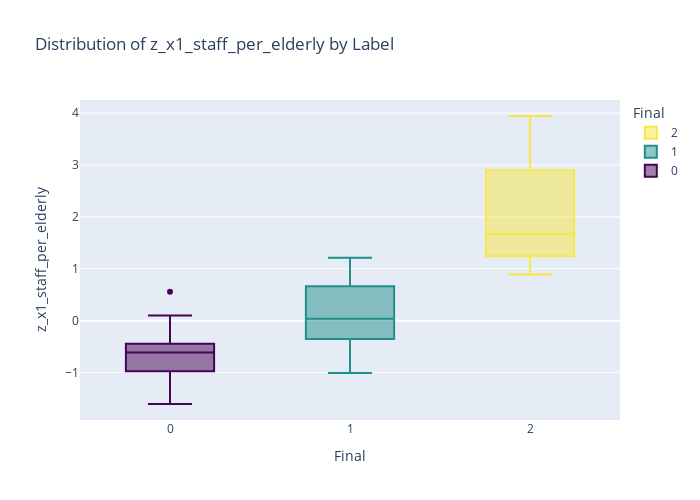
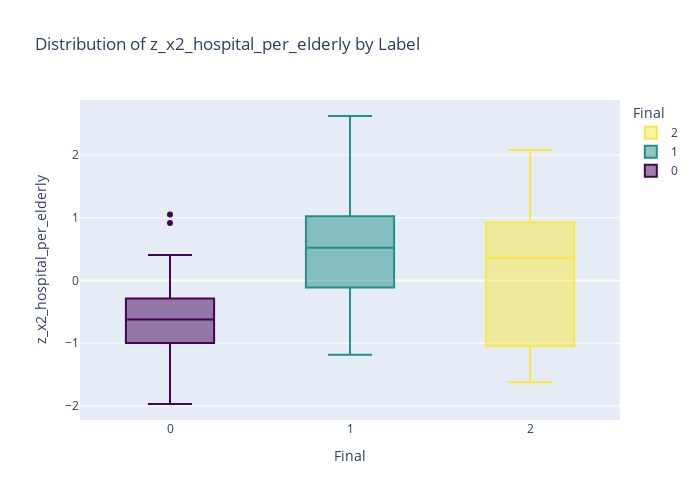
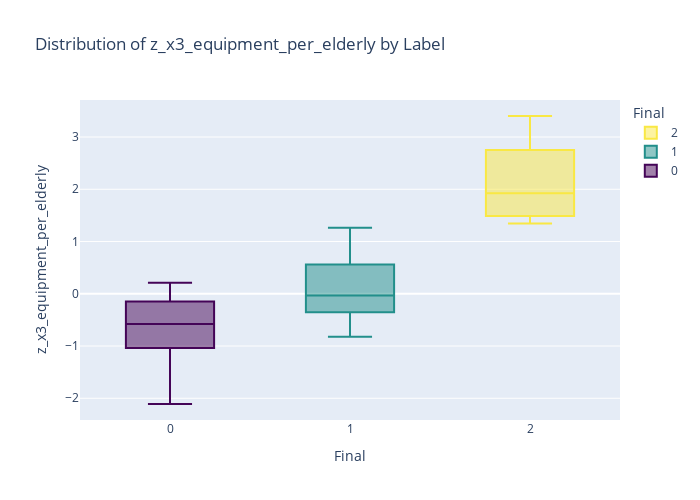
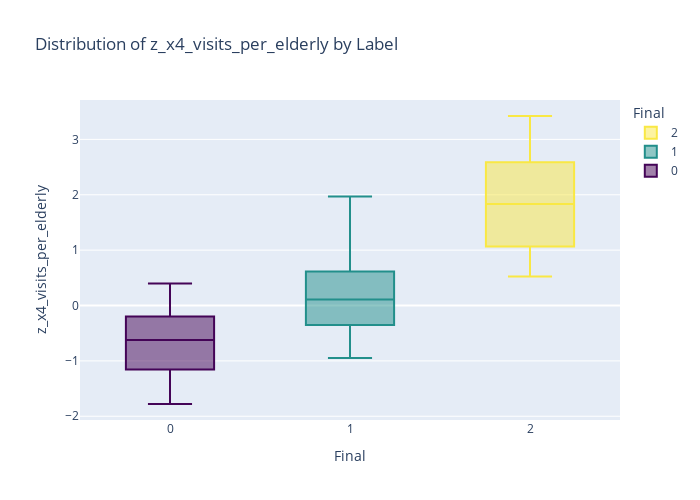

Notebook code cell kept with these figures, in order:
### Code cell
import plotly.express as px

for f in features:
    fig = px.box(
        df_labeling,
        x="Final",
        y=f,
        color="Final",
        color_discrete_map=color_map,
        title=f"Distribution of {f} by Label"
    )
    fig.update_layout(height=500, width=700)
    fig.show()

### Figure 1 — Plotly figure (JSON) as saved in the notebook; plotly's stock layout.template omitted (floating-point values rounded to 4 significant figures)
{"data": [{"alignmentgroup": "True", "hovertemplate": "Final=%{x}<br>z_x1_staff_per_elderly=%{y}<extra></extra>", "legendgroup": "2", "marker": {"color": "#f9e844"}, "name": "2", "notched": false, "offsetgroup": "2", "orientation": "v", "showlegend": true, "type": "box", "x": [2, 2, 2, 2, 2, 2, 2, 2], "x0": " ", "xaxis": "x", "y": [3.945, 2.25, 1.82, 3.547, 1.532, 0.8909, 1.117, 1.37], "y0": " ", "yaxis": "y"}, {"alignmentgroup": "True", "hovertemplate": "Final=%{x}<br>z_x1_staff_per_elderly=%{y}<extra></extra>", "legendgroup": "1", "marker": {"color": "#228f8b"}, "name": "1", "notched": false, "offsetgroup": "1", "orientation": "v", "showlegend": true, "type": "box", "x": [1, 1, 1, 1, 1, 1, 1, 1, 1, 1, 1, 1, 1, 1, 1, 1, 1, 1, 1, 1, 1, 1, 1, 1, 1, 1, 1, 1, 1, 1, 1, 1, 1, 1, 1, 1, 1], "x0": " ", "xaxis": "x", "y": [0.5959, -0.6882, 0.9459, 0.0938, -0.08369, -1.01, 0.7918, -0.5706, 0.7463, 0.8296, 0.7307, 0.4465, -0.6845, 0.03828, 0.7386, -0.1267, -0.4851, 0.6397, 0.2647, 0.3985, -0.03314, 1.193, 1.214, 0.2971, 0.164, -0.5411, -0.2218, -0.3198, -0.347, -0.08747, -0.3893, 0.9375, 0.1929, -0.3642, -0.236, -0.1034, -0.3682], "y0": " ", "yaxis": "y"}, {"alignmentgroup": "True", "hovertemplate": "Final=%{x}<br>z_x1_staff_per_elderly=%{y}<extra></extra>", "legendgroup": "0", "marker": {"color": "#440457"}, "name": "0", "notched": false, "offsetgroup": "0", "orientation": "v", "showlegend": true, "type": "box", "x": [0, 0, 0, 0, 0, 0, 0, 0, 0, 0, 0, 0, 0, 0, 0, 0, 0, 0, 0, 0, 0, 0, 0, 0, 0, 0, 0, 0, 0, 0, 0, 0], "x0": " ", "xaxis": "x", "y": [-0.8409, -1.606, -0.5292, -0.4776, -0.518, -0.2788, -1.165, 0.1016, -0.459, -0.5569, -0.6798, -0.9705, 0.09447, -0.6383, -1.482, -0.4375, -1.171, -0.9749, -0.5453, -0.6532, -0.7218, 0.5553, -1.268, 0.007116, -0.4541, -0.2941, -1.399, -0.642, -0.5981, -0.6306, -1.556, -0.2824], "y0": " ", "yaxis": "y"}], "layout": {"boxmode": "overlay", "height": 500, "legend": {"title": {"text": "Final"}, "tracegroupgap": 0}, "title": {"text": "Distribution of z_x1_staff_per_elderly by Label"}, "width": 700, "xaxis": {"anchor": "y", "categoryarray": [2, 1, 0], "categoryorder": "array", "domain": [0, 1], "title": {"text": "Final"}}, "yaxis": {"anchor": "x", "domain": [0, 1], "title": {"text": "z_x1_staff_per_elderly"}}}}

### Figure 2 — Plotly figure (JSON) as saved in the notebook; plotly's stock layout.template omitted (floating-point values rounded to 4 significant figures)
{"data": [{"alignmentgroup": "True", "hovertemplate": "Final=%{x}<br>z_x2_hospital_per_elderly=%{y}<extra></extra>", "legendgroup": "2", "marker": {"color": "#f9e844"}, "name": "2", "notched": false, "offsetgroup": "2", "orientation": "v", "showlegend": true, "type": "box", "x": [2, 2, 2, 2, 2, 2, 2, 2], "x0": " ", "xaxis": "x", "y": [-1.609, 0.8744, -0.4748, 0.458, 2.081, -1.62, 0.9743, 0.2645], "y0": " ", "yaxis": "y"}, {"alignmentgroup": "True", "hovertemplate": "Final=%{x}<br>z_x2_hospital_per_elderly=%{y}<extra></extra>", "legendgroup": "1", "marker": {"color": "#228f8b"}, "name": "1", "notched": false, "offsetgroup": "1", "orientation": "v", "showlegend": true, "type": "box", "x": [1, 1, 1, 1, 1, 1, 1, 1, 1, 1, 1, 1, 1, 1, 1, 1, 1, 1, 1, 1, 1, 1, 1, 1, 1, 1, 1, 1, 1, 1, 1, 1, 1, 1, 1, 1, 1], "x0": " ", "xaxis": "x", "y": [1.437, 1.076, -0.328, -0.8874, 0.01813, 0.8768, 0.04841, 0.2216, -0.5835, 0.656, 0.5219, -0.8911, 0.5607, 0.8784, -1.183, -0.12, -0.1055, 0.5537, 2.33, 1.008, 1.879, -0.8934, 0.706, 0.05955, -1.158, 2.621, 0.1754, 1.841, 0.9276, 1.41, 0.5784, -0.1594, 0.4383, 1.369, -0.002979, 1.901, -0.1064], "y0": " ", "yaxis": "y"}, {"alignmentgroup": "True", "hovertemplate": "Final=%{x}<br>z_x2_hospital_per_elderly=%{y}<extra></extra>", "legendgroup": "0", "marker": {"color": "#440457"}, "name": "0", "notched": false, "offsetgroup": "0", "orientation": "v", "showlegend": true, "type": "box", "x": [0, 0, 0, 0, 0, 0, 0, 0, 0, 0, 0, 0, 0, 0, 0, 0, 0, 0, 0, 0, 0, 0, 0, 0, 0, 0, 0, 0, 0, 0, 0, 0], "x0": " ", "xaxis": "x", "y": [-1.18, -0.8271, -0.5599, -1.059, -0.4335, -0.09384, -0.5691, -1.475, -1.244, -0.8094, -0.4272, -0.5037, -0.6264, 0.07619, 0.1733, 1.05, -1.061, -1.022, 0.9161, -0.9707, -0.7698, 0.01873, -1.968, 0.4058, -0.591, -0.9314, -0.6173, -1.36, -0.5105, -0.6311, -0.8722, -0.1492], "y0": " ", "yaxis": "y"}], "layout": {"boxmode": "overlay", "height": 500, "legend": {"title": {"text": "Final"}, "tracegroupgap": 0}, "title": {"text": "Distribution of z_x2_hospital_per_elderly by Label"}, "width": 700, "xaxis": {"anchor": "y", "categoryarray": [2, 1, 0], "categoryorder": "array", "domain": [0, 1], "title": {"text": "Final"}}, "yaxis": {"anchor": "x", "domain": [0, 1], "title": {"text": "z_x2_hospital_per_elderly"}}}}

### Figure 3 — Plotly figure (JSON) as saved in the notebook; plotly's stock layout.template omitted (floating-point values rounded to 4 significant figures)
{"data": [{"alignmentgroup": "True", "hovertemplate": "Final=%{x}<br>z_x3_equipment_per_elderly=%{y}<extra></extra>", "legendgroup": "2", "marker": {"color": "#f9e844"}, "name": "2", "notched": false, "offsetgroup": "2", "orientation": "v", "showlegend": true, "type": "box", "x": [2, 2, 2, 2, 2, 2, 2, 2], "x0": " ", "xaxis": "x", "y": [3.218, 2.285, 2.052, 3.403, 1.344, 1.793, 1.523, 1.453], "y0": " ", "yaxis": "y"}, {"alignmentgroup": "True", "hovertemplate": "Final=%{x}<br>z_x3_equipment_per_elderly=%{y}<extra></extra>", "legendgroup": "1", "marker": {"color": "#228f8b"}, "name": "1", "notched": false, "offsetgroup": "1", "orientation": "v", "showlegend": true, "type": "box", "x": [1, 1, 1, 1, 1, 1, 1, 1, 1, 1, 1, 1, 1, 1, 1, 1, 1, 1, 1, 1, 1, 1, 1, 1, 1, 1, 1, 1, 1, 1, 1, 1, 1, 1, 1, 1, 1], "x0": " ", "xaxis": "x", "y": [0.8179, -0.6037, 0.5492, 0.4294, -0.3716, -0.5031, 1.265, -0.6947, 1.093, 0.6147, 1.117, 0.383, -0.4951, 0.5116, 0.3449, -0.2403, -0.3465, -0.3863, -0.2608, -0.02001, -0.3307, 0.8791, 0.5118, 0.5393, 0.6668, -0.4716, -0.8219, -0.03271, -0.1579, 0.1429, -0.1951, 0.5989, 0.6055, -0.3139, -0.1429, -0.7545, -0.1917], "y0": " ", "yaxis": "y"}, {"alignmentgroup": "True", "hovertemplate": "Final=%{x}<br>z_x3_equipment_per_elderly=%{y}<extra></extra>", "legendgroup": "0", "marker": {"color": "#440457"}, "name": "0", "notched": false, "offsetgroup": "0", "orientation": "v", "showlegend": true, "type": "box", "x": [0, 0, 0, 0, 0, 0, 0, 0, 0, 0, 0, 0, 0, 0, 0, 0, 0, 0, 0, 0, 0, 0, 0, 0, 0, 0, 0, 0, 0, 0, 0, 0], "x0": " ", "xaxis": "x", "y": [-0.5037, -2.11, -0.3569, -0.3532, -0.7511, -0.569, -1.0, 0.1045, 0.2129, -0.6618, -0.59, -1.192, -0.1611, -0.846, -1.617, -0.7766, -1.293, -1.073, -0.7608, -1.107, -0.2153, -0.0862, -0.7299, -0.07005, -0.06457, -0.06935, -1.548, -0.4281, -0.1356, -0.1322, -1.712, -0.208], "y0": " ", "yaxis": "y"}], "layout": {"boxmode": "overlay", "height": 500, "legend": {"title": {"text": "Final"}, "tracegroupgap": 0}, "title": {"text": "Distribution of z_x3_equipment_per_elderly by Label"}, "width": 700, "xaxis": {"anchor": "y", "categoryarray": [2, 1, 0], "categoryorder": "array", "domain": [0, 1], "title": {"text": "Final"}}, "yaxis": {"anchor": "x", "domain": [0, 1], "title": {"text": "z_x3_equipment_per_elderly"}}}}

### Figure 4 — Plotly figure (JSON) as saved in the notebook; plotly's stock layout.template omitted (floating-point values rounded to 4 significant figures)
{"data": [{"alignmentgroup": "True", "hovertemplate": "Final=%{x}<br>z_x4_visits_per_elderly=%{y}<extra></extra>", "legendgroup": "2", "marker": {"color": "#f9e844"}, "name": "2", "notched": false, "offsetgroup": "2", "orientation": "v", "showlegend": true, "type": "box", "x": [2, 2, 2, 2, 2, 2, 2, 2], "x0": " ", "xaxis": "x", "y": [2.064, 2.279, 1.332, 3.422, 0.5242, 2.898, 0.8029, 1.602], "y0": " ", "yaxis": "y"}, {"alignmentgroup": "True", "hovertemplate": "Final=%{x}<br>z_x4_visits_per_elderly=%{y}<extra></extra>", "legendgroup": "1", "marker": {"color": "#228f8b"}, "name": "1", "notched": false, "offsetgroup": "1", "orientation": "v", "showlegend": true, "type": "box", "x": [1, 1, 1, 1, 1, 1, 1, 1, 1, 1, 1, 1, 1, 1, 1, 1, 1, 1, 1, 1, 1, 1, 1, 1, 1, 1, 1, 1, 1, 1, 1, 1, 1, 1, 1, 1, 1], "x0": " ", "xaxis": "x", "y": [0.9973, -0.3566, 1.044, 0.3751, -0.2956, -0.947, 1.969, -0.872, 0.8577, 0.6511, 0.8453, -0.3194, -0.5915, 0.5273, -0.4754, 0.1091, -0.1088, 0.1997, 0.09823, 0.1633, -0.3519, 1.061, 1.208, 0.5996, 0.5549, -0.5797, -0.5365, -0.6923, 0.1995, 0.3132, 0.2636, 1.024, 0.05352, -0.009041, 0.04181, -0.5108, -0.09258], "y0": " ", "yaxis": "y"}, {"alignmentgroup": "True", "hovertemplate": "Final=%{x}<br>z_x4_visits_per_elderly=%{y}<extra></extra>", "legendgroup": "0", "marker": {"color": "#440457"}, "name": "0", "notched": false, "offsetgroup": "0", "orientation": "v", "showlegend": true, "type": "box", "x": [0, 0, 0, 0, 0, 0, 0, 0, 0, 0, 0, 0, 0, 0, 0, 0, 0, 0, 0, 0, 0, 0, 0, 0, 0, 0, 0, 0, 0, 0, 0, 0], "x0": " ", "xaxis": "x", "y": [-0.2642, -1.746, -0.1331, -0.4332, -0.6319, -0.4449, -1.143, 0.04337, 0.1027, -0.8268, -1.09, -0.8239, -0.4485, -1.239, -1.288, -0.7289, -1.276, -1.231, -0.5341, -1.049, -0.4447, -0.3453, -1.169, -0.6178, 0.276, -0.04677, -1.685, -0.8195, 0.1727, -0.0949, -1.779, 0.3979], "y0": " ", "yaxis": "y"}], "layout": {"boxmode": "overlay", "height": 500, "legend": {"title": {"text": "Final"}, "tracegroupgap": 0}, "title": {"text": "Distribution of z_x4_visits_per_elderly by Label"}, "width": 700, "xaxis": {"anchor": "y", "categoryarray": [2, 1, 0], "categoryorder": "array", "domain": [0, 1], "title": {"text": "Final"}}, "yaxis": {"anchor": "x", "domain": [0, 1], "title": {"text": "z_x4_visits_per_elderly"}}}}
